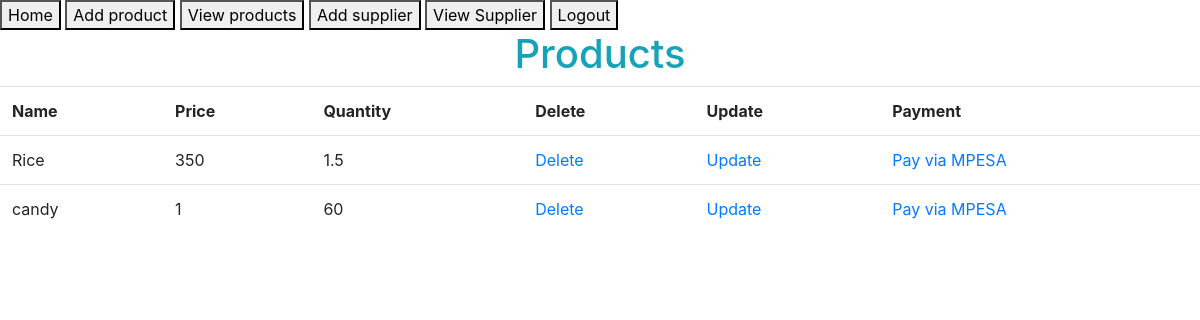
Screenshot of /products/ (signed in) with the database file from the repository.
### djangoRegistration/models.py (models this page shows)
class Product(models.Model):
    prod_name = models.CharField(max_length=30,
                                 blank=False, null=False)
    prod_price = models.CharField(max_length=30,
                                  blank=False, null=False)
    prod_quantity = models.CharField(max_length=30,
                                     blank=False, null=False)

### djangoRegistration/views.py (the view)
# urls.py: path('products/', general_views.view_products, name='products'),
@login_required
def view_products(request):
    products = Product.objects.all()
    context = {'products': products}
    return render(request, 'products.html', context)

### templates/products.html
{% extends 'base.html' %}
{% block content %}
    <section class="products-section">
        <div class="products-section-container">
            <h1 class="text-info text-center">Products</h1>
            <table class="table">
                <tr>
                    <th>Name</th>
                    <th>Price</th>
                    <th>Quantity</th>
                    <th>Delete</th>
                    <th>Update</th>
                    <th>Payment</th>
                </tr>
                {% for product in products %}
                    <tr>
                        <td>{{ product.prod_name }}</td>
                        <td>{{ product.prod_price }}</td>
                        <td>{{ product.prod_quantity }}</td>
                        <td><a href="/delete-product/{{ product.id }}">Delete</a></td>
                        <td><a href="/update-product/{{ product.id }}">Update</a></td>
                        <td><a href="/payment/{{ product.id }}">Pay via MPESA</a></td>
                    </tr>
                {% endfor %}
            </table>
        </div>
    </section>
{% endblock %}

### rows the page displays
Product: prod_name "Rice", prod_price "350", prod_quantity "1.5"
Product: prod_name "candy", prod_price "1", prod_quantity "60"
